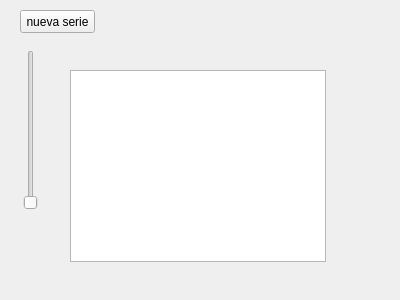
<?xml version="1.0" encoding="UTF-8"?>
<ui version="4.0">
 <class>grafica</class>
 <widget class="QWidget" name="grafica">
  <property name="geometry">
   <rect>
    <x>0</x>
    <y>0</y>
    <width>400</width>
    <height>300</height>
   </rect>
  </property>
  <property name="windowTitle">
   <string>Form</string>
  </property>
  <widget class="QSlider" name="verticalSlider">
   <property name="geometry">
    <rect>
     <x>20</x>
     <y>50</y>
     <width>22</width>
     <height>160</height>
    </rect>
   </property>
   <property name="orientation">
    <enum>Qt::Vertical</enum>
   </property>
  </widget>
  <widget class="QPushButton" name="pushButtonNuevaSerie">
   <property name="geometry">
    <rect>
     <x>20</x>
     <y>10</y>
     <width>75</width>
     <height>23</height>
    </rect>
   </property>
   <property name="text">
    <string>nueva serie</string>
   </property>
  </widget>
  <widget class="QGraphicsView" name="graphicsView">
   <property name="geometry">
    <rect>
     <x>70</x>
     <y>70</y>
     <width>256</width>
     <height>192</height>
    </rect>
   </property>
  </widget>
 </widget>
 <resources/>
 <connections/>
</ui>
